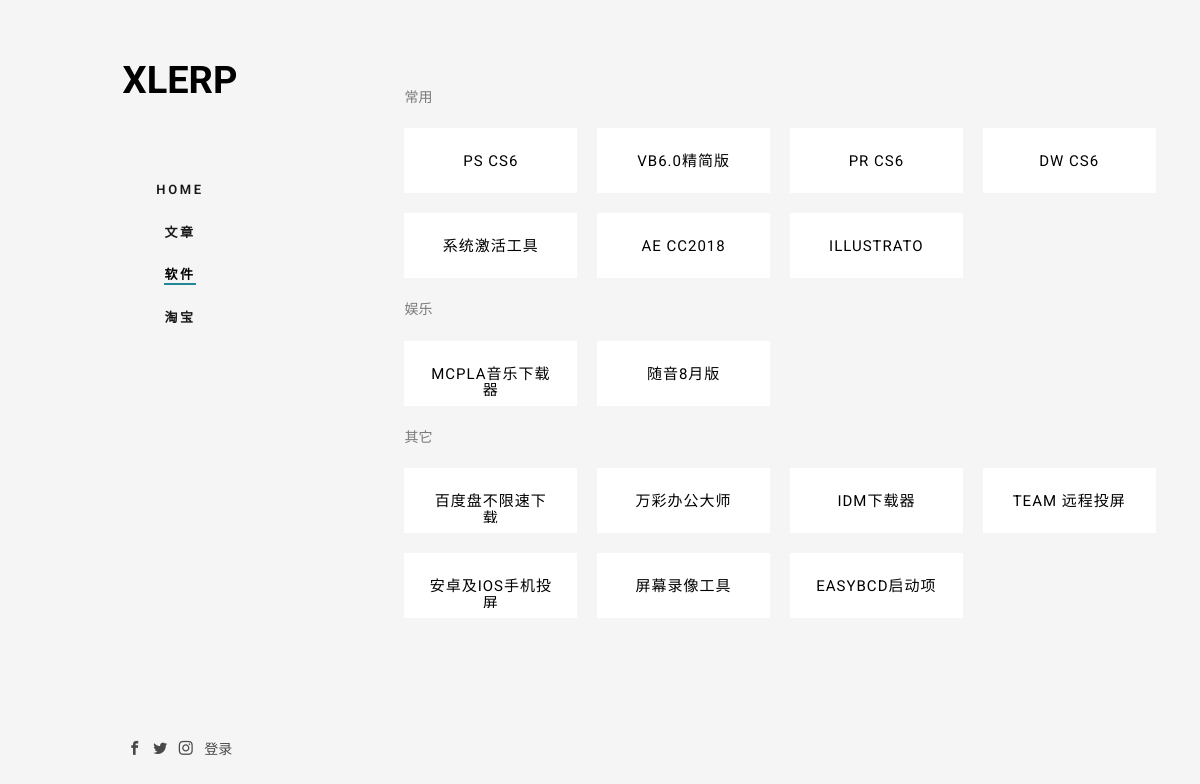
Page /App/ on the committed database.
### HomeApp/models.py (models this page shows, shortened)
class APPLIST(models.Model):
    GENDER_CHOICES = (
        (u'do1', u'常用'),
        (u'do2', u'娱乐'),
        (u'do3', u'其他'),
    )
    title = models.CharField(max_length=10,unique=True,verbose_name=u'标题')
    PANdomurl = models.CharField(max_length=300, verbose_name=u'文件地址')
    Appclass = models.CharField(max_length=30, verbose_name=u'类别', choices=GENDER_CHOICES)
    imgurl = models.CharField(max_length=300, null=True, blank=True,verbose_name=u'图片地址')
    star_time = models.DateTimeField(auto_now_add=True,verbose_name=u'创建日期')
    last_time = models.DateTimeField(auto_now=True,verbose_name=u'最后一次修改日期')
    isDelete = models.BooleanField(default=True,verbose_name=u'是否可用')
    class Meta:
        verbose_name_plural = "APP"

### HomeApp/views.py (the view)
# urls.py: path('App/', views.App, name='App'),
def App(request):
    context = {}
    context['applist'] = models.APPLIST.objects.all()
    context['activeApp'] = 'fh5co-active'
    return render(request,'App.html',context)

### templates/App.html
{% extends "home.html" %}
{% load staticfiles %}
{% block main %}
<div class="fh5co-narrow-content">
        <div class="row row-bottom-padded-md">
            <span class="col-md-12 col-padding animate-box " >常用</span>
            {% for i in applist %}
            {% if i.Appclass == 'do1' %}
            <div class="col-md-3 col-padding animate-box mianimate-box " data-animate-effect="fadeInLeft" >
                <div class="blog-entry">
                    <a href="{{ i.PANdomurl }}" target="_blank">
                        <div class="desc">
                            <h3 style="height:30px;    overflow: hidden; text-align: center;">
                                {{ i.title }}
                            </h3>
                        </div>
                    </a>
                </div>
            </div>
            {% endif %}
            {% endfor %}
            <span class="col-md-12 col-padding animate-box " >娱乐</span>
            {% for i in applist %}
            {% if i.Appclass == 'do2' %}
            <div class="col-md-3 col-padding animate-box mianimate-box " data-animate-effect="fadeInLeft" >
                <div class="blog-entry">
                    <a href="{{ i.PANdomurl }}" target="_blank">
                        <div class="desc">
                            <h3 style="height:30px;    overflow: hidden; text-align: center;">
                                {{ i.title }}
                            </h3>
                        </div>
                    </a>
                </div>
            </div>
            {% endif %}
            {% endfor %}
            <span class="col-md-12 col-padding animate-box " >其它</span>
            {% for i in applist %}
            {% if i.Appclass == 'do3' %}
            <div class="col-md-3 col-padding animate-box mianimate-box " data-animate-effect="fadeInLeft" >
                <div class="blog-entry">
                    <a href="{{ i.PANdomurl }}" target="_blank">
                        <div class="desc">
                            <h3 style="height:30px;    overflow: hidden; text-align: center;">
                                {{ i.title }}
                            </h3>
                        </div>
                    </a>
                </div>
            </div>
            {% endif %}
            {% endfor %}
        </div>
    </div>
{% endblock %}

### static/css/style.css (style rules this page uses)
body { font-family: "Roboto", Arial, sans-serif; font-weight: 300; font-size: 14px; line-height: 1.6; color: rgba(0, 0, 0, 0.5); background: whitesmoke; }
a { color: #228896; -webkit-transition: 0.5s; -o-transition: 0.5s; transition: 0.5s; }
h1, h2, h3, h4, h5, h6 { color: #000; font-family: "Roboto", Arial, sans-serif; font-weight: 400; margin: 0 0 30px 0; }
#fh5co-main .fh5co-narrow-content { position: relative; width: 93%; margin: 0 auto; padding: 4em 0; clear: both; }
.blog-entry { width: 100%; float: left; background: #fff; }
.blog-entry .desc { padding: 25px; padding-bottom: 0px; }
.blog-entry .desc h3 { font-size: 15px; text-transform: uppercase; margin-bottom: 10px; letter-spacing: 1px; line-height: auto; }
.row-bottom-padded-md { padding: 20px; margin-bottom: 10px; }
.col-padding { padding: 10px !important; }

### rows in the picture
APPLIST: title "PS CS6"
APPLIST: title "VB6.0精简版"
APPLIST: title "PR CS6"
APPLIST: title "DW CS6"
APPLIST: title "系统激活工具"
APPLIST: title "AE CC2018"
APPLIST: title "ILLUSTRATO"
APPLIST: title "MCPLA音乐下载器"
APPLIST: title "随音8月版"
APPLIST: title "百度盘不限速下载"
APPLIST: title "万彩办公大师"
APPLIST: title "IDM下载器"
APPLIST: title "TEAM 远程投屏"
APPLIST: title "安卓及IOS手机投屏"
APPLIST: title "屏幕录像工具"
APPLIST: title "EASYBCD启动项"
